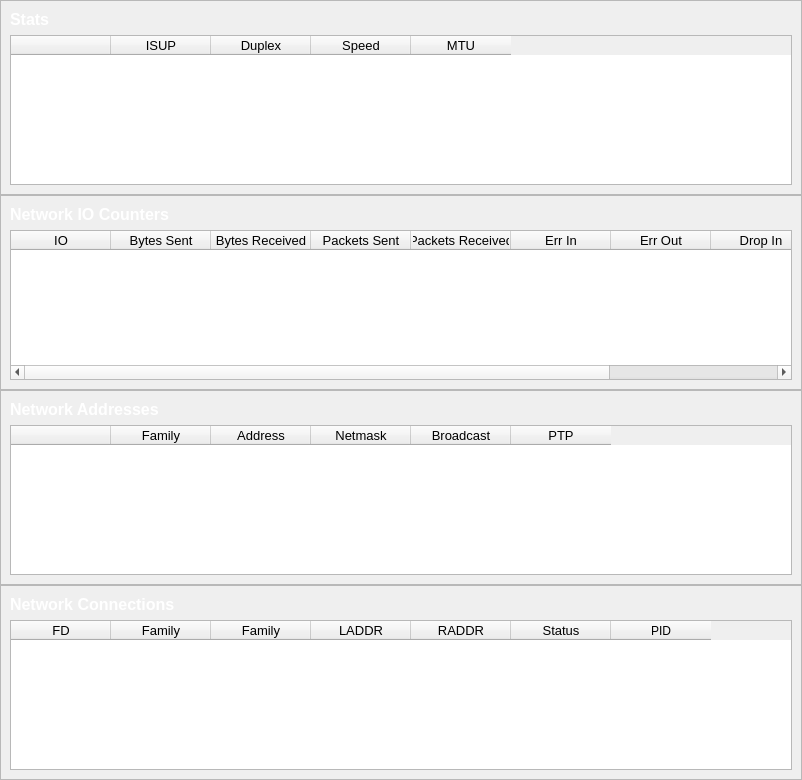
                <widget class="QWidget" name="scrollAreaWidgetContents">
                 <property name="geometry">
                  <rect>
                   <x>0</x>
                   <y>-135</y>
                   <width>802</width>
                   <height>772</height>
                  </rect>
                 </property>
                 <layout class="QVBoxLayout" name="verticalLayout_10">
                  <property name="spacing">
                   <number>0</number>
                  </property>
                  <property name="leftMargin">
                   <number>0</number>
                  </property>
                  <property name="topMargin">
                   <number>0</number>
                  </property>
                  <property name="rightMargin">
                   <number>0</number>
                  </property>
                  <property name="bottomMargin">
                   <number>0</number>
                  </property>
                  <item>
                   <widget class="QFrame" name="frame_8">
                    <property name="frameShape">
                     <enum>QFrame::StyledPanel</enum>
                    </property>
                    <property name="frameShadow">
                     <enum>QFrame::Raised</enum>
                    </property>
                    <layout class="QVBoxLayout" name="verticalLayout_11">
                     <item>
                      <widget class="QLabel" name="label_53">
                       <property name="font">
                        <font>
                         <pointsize>12</pointsize>
                         <weight>75</weight>
                         <bold>true</bold>
                        </font>
                       </property>
                       <property name="text">
                        <string>&lt;html&gt;&lt;head/&gt;&lt;body&gt;&lt;p&gt;&lt;span style=&quot; color:#ffffff;&quot;&gt;Stats&lt;/span&gt;&lt;/p&gt;&lt;/body&gt;&lt;/html&gt;</string>
                       </property>
                      </widget>
                     </item>
                     <item>
                      <widget class="QTableWidget" name="net_stats_table">
                       <property name="minimumSize">
                        <size>
                         <width>0</width>
                         <height>150</height>
                        </size>
                       </property>
                       <column>
                        <property name="text">
                         <string/>
                        </property>
                       </column>
                       <column>
                        <property name="text">
                         <string>ISUP</string>
                        </property>
                        <property name="font">
                         <font>
                          <pointsize>10</pointsize>
                         </font>
                        </property>
                       </column>
                       <column>
                        <property name="text">
                         <string>Duplex</string>
                        </property>
                        <property name="font">
                         <font>
                          <pointsize>10</pointsize>
                         </font>
                        </property>
                       </column>
                       <column>
                        <property name="text">
                         <string>Speed</string>
                        </property>
                        <property name="font">
                         <font>
                          <pointsize>10</pointsize>
                         </font>
                        </property>
                       </column>
                       <column>
                        <property name="text">
                         <string>MTU</string>
                        </property>
                        <property name="font">
                         <font>
                          <pointsize>10</pointsize>
                         </font>
                        </property>
                       </column>
                      </widget>
                     </item>
                    </layout>
                   </widget>
                  </item>
                  <item>
                   <widget class="QFrame" name="frame_9">
                    <property name="frameShape">
                     <enum>QFrame::StyledPanel</enum>
                    </property>
                    <property name="frameShadow">
                     <enum>QFrame::Raised</enum>
                    </property>
                    <layout class="QVBoxLayout" name="verticalLayout_12">
                     <item>
                      <widget class="QLabel" name="label_54">
                       <property name="font">
                        <font>
                         <pointsize>12</pointsize>
                         <weight>75</weight>
                         <bold>true</bold>
                        </font>
                       </property>
                       <property name="text">
                        <string>&lt;html&gt;&lt;head/&gt;&lt;body&gt;&lt;p&gt;&lt;span style=&quot; color:#ffffff;&quot;&gt;Network IO Counters&lt;/span&gt;&lt;/p&gt;&lt;/body&gt;&lt;/html&gt;</string>
                       </property>
                      </widget>
                     </item>
                     <item>
                      <widget class="QTableWidget" name="net_io_table">
                       <property name="minimumSize">
                        <size>
                         <width>0</width>
                         <height>150</height>
                        </size>
                       </property>
                       <column>
                        <property name="text">
                         <string>IO</string>
                        </property>
                        <property name="font">
                         <font>
                          <pointsize>10</pointsize>
                         </font>
                        </property>
                       </column>
                       <column>
                        <property name="text">
                         <string>Bytes Sent</string>
                        </property>
                        <property name="font">
                         <font>
                          <pointsize>10</pointsize>
                         </font>
                        </property>
                       </column>
                       <column>
                        <property name="text">
                         <string>Bytes Received</string>
                        </property>
                        <property name="font">
                         <font>
                          <pointsize>10</pointsize>
                         </font>
                        </property>
                       </column>
                       <column>
                        <property name="text">
                         <string>Packets Sent</string>
                        </property>
                        <property name="font">
                         <font>
                          <pointsize>10</pointsize>
                         </font>
                        </property>
                       </column>
                       <column>
                        <property name="text">
                         <string>Packets Received</string>
                        </property>
                        <property name="font">
                         <font>
                          <pointsize>10</pointsize>
                         </font>
                        </property>
                       </column>
                       <column>
                        <property name="text">
                         <string>Err In</string>
                        </property>
                        <property name="font">
                         <font>
                          <pointsize>10</pointsize>
                         </font>
                        </property>
                       </column>
                       <column>
                        <property name="text">
                         <string>Err Out</string>
                        </property>
                        <property name="font">
                         <font>
                          <pointsize>10</pointsize>
                         </font>
                        </property>
                       </column>
                       <column>
                        <property name="text">
                         <string>Drop In</string>
                        </property>
                        <property name="font">
                         <font>
                          <pointsize>10</pointsize>
                         </font>
                        </property>
                       </column>
                       <column>
                        <property name="text">
                         <string>Drop Out</string>
                        </property>
                        <property name="font">
                         <font>
                          <pointsize>10</pointsize>
                         </font>
                        </property>
                       </column>
                      </widget>
                     </item>
                    </layout>
                   </widget>
                  </item>
                  <item>
                   <widget class="QFrame" name="frame_10">
                    <property name="frameShape">
                     <enum>QFrame::StyledPanel</enum>
                    </property>
                    <property name="frameShadow">
                     <enum>QFrame::Raised</enum>
                    </property>
                    <layout class="QVBoxLayout" name="verticalLayout_13">
                     <item>
                      <widget class="QLabel" name="label_55">
                       <property name="font">
                        <font>
                         <pointsize>12</pointsize>
                         <weight>75</weight>
                         <bold>true</bold>
                        </font>
                       </property>
                       <property name="text">
                        <string>&lt;html&gt;&lt;head/&gt;&lt;body&gt;&lt;p&gt;&lt;span style=&quot; color:#ffffff;&quot;&gt;Network Addresses&lt;/span&gt;&lt;/p&gt;&lt;/body&gt;&lt;/html&gt;</string>
                       </property>
                      </widget>
                     </item>
                     <item>
                      <widget class="QTableWidget" name="net_addresses_table">
                       <property name="minimumSize">
                        <size>
                         <width>0</width>
                         <height>150</height>
                        </size>
                       </property>
                       <column>
                        <property name="text">
                         <string/>
                        </property>
                        <property name="font">
                         <font>
                          <pointsize>10</pointsize>
                         </font>
                        </property>
                       </column>
                       <column>
                        <property name="text">
                         <string>Family</string>
                        </property>
                        <property name="font">
                         <font>
                          <pointsize>10</pointsize>
                         </font>
                        </property>
                       </column>
                       <column>
                        <property name="text">
                         <string>Address</string>
                        </property>
                        <property name="font">
                         <font>
                          <pointsize>10</pointsize>
                         </font>
                        </property>
                       </column>
                       <column>
                        <property name="text">
                         <string>Netmask</string>
                        </property>
                        <property name="font">
                         <font>
                          <pointsize>10</pointsize>
                         </font>
                        </property>
                       </column>
                       <column>
                        <property name="text">
                         <string>Broadcast</string>
                        </property>
                        <property name="font">
                         <font>
                          <pointsize>10</pointsize>
                         </font>
                        </property>
                       </column>
                       <column>
                        <property name="text">
                         <string>PTP</string>
                        </property>
                        <property name="font">
                         <font>
                          <pointsize>10</pointsize>
                         </font>
                        </property>
                       </column>
                      </widget>
                     </item>
                    </layout>
                   </widget>
                  </item>
                  <item>
                   <widget class="QFrame" name="frame_11">
                    <property name="frameShape">
                     <enum>QFrame::StyledPanel</enum>
                    </property>
                    <property name="frameShadow">
                     <enum>QFrame::Raised</enum>
                    </property>
                    <layout class="QVBoxLayout" name="verticalLayout_14">
                     <item>
                      <widget class="QLabel" name="label_56">
                       <property name="font">
                        <font>
                         <pointsize>12</pointsize>
                         <weight>75</weight>
                         <bold>true</bold>
                        </font>
                       </property>
                       <property name="text">
                        <string>&lt;html&gt;&lt;head/&gt;&lt;body&gt;&lt;p&gt;&lt;span style=&quot; color:#ffffff;&quot;&gt;Network Connections&lt;/span&gt;&lt;/p&gt;&lt;/body&gt;&lt;/html&gt;</string>
                       </property>
                      </widget>
                     </item>
                     <item>
                      <widget class="QTableWidget" name="net_connections_table">
                       <property name="minimumSize">
                        <size>
                         <width>0</width>
                         <height>150</height>
                        </size>
                       </property>
                       <column>
                        <property name="text">
                         <string>FD</string>
                        </property>
                        <property name="font">
                         <font>
                          <pointsize>10</pointsize>
                         </font>
                        </property>
                       </column>
                       <column>
                        <property name="text">
                         <string>Family</string>
                        </property>
                        <property name="font">
                         <font>
                          <pointsize>10</pointsize>
                         </font>
                        </property>
                       </column>
                       <column>
                        <property name="text">
                         <string>Family</string>
                        </property>
                        <property name="font">
                         <font>
                          <pointsize>10</pointsize>
                         </font>
                        </property>
                       </column>
                       <column>
                        <property name="text">
                         <string>LADDR</string>
                        </property>
                        <property name="font">
                         <font>
                          <pointsize>10</pointsize>
                         </font>
                        </property>
                       </column>
                       <column>
                        <property name="text">
                         <string>RADDR</string>
                        </property>
                        <property name="font">
                         <font>
                          <pointsize>10</pointsize>
                         </font>
                        </property>
                       </column>
                       <column>
                        <property name="text">
                         <string>Status</string>
                        </property>
                        <property name="font">
                         <font>
                          <pointsize>10</pointsize>
                         </font>
                        </property>
                       </column>
                       <column>
                        <property name="text">
                         <string>PID</string>
                        </property>
                       </column>
                      </widget>
                     </item>
                    </layout>
                   </widget>
                  </item>
                 </layout>
                </widget>
